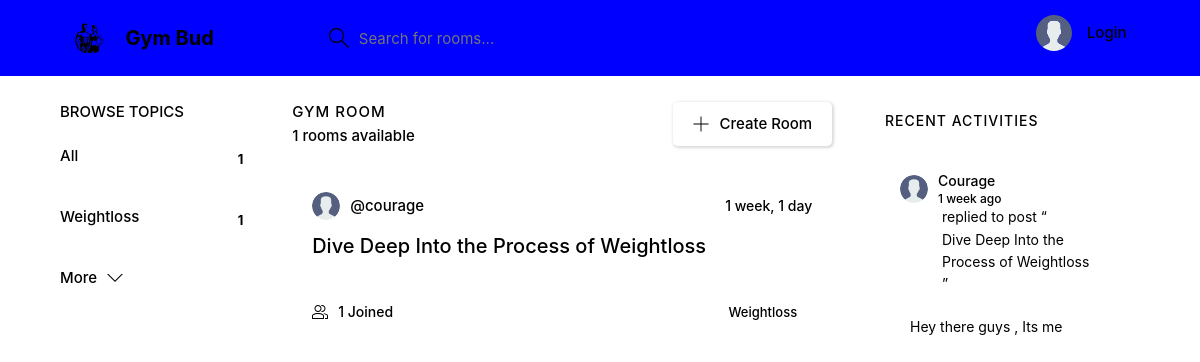
/, run on an earlier commit of the app's database.
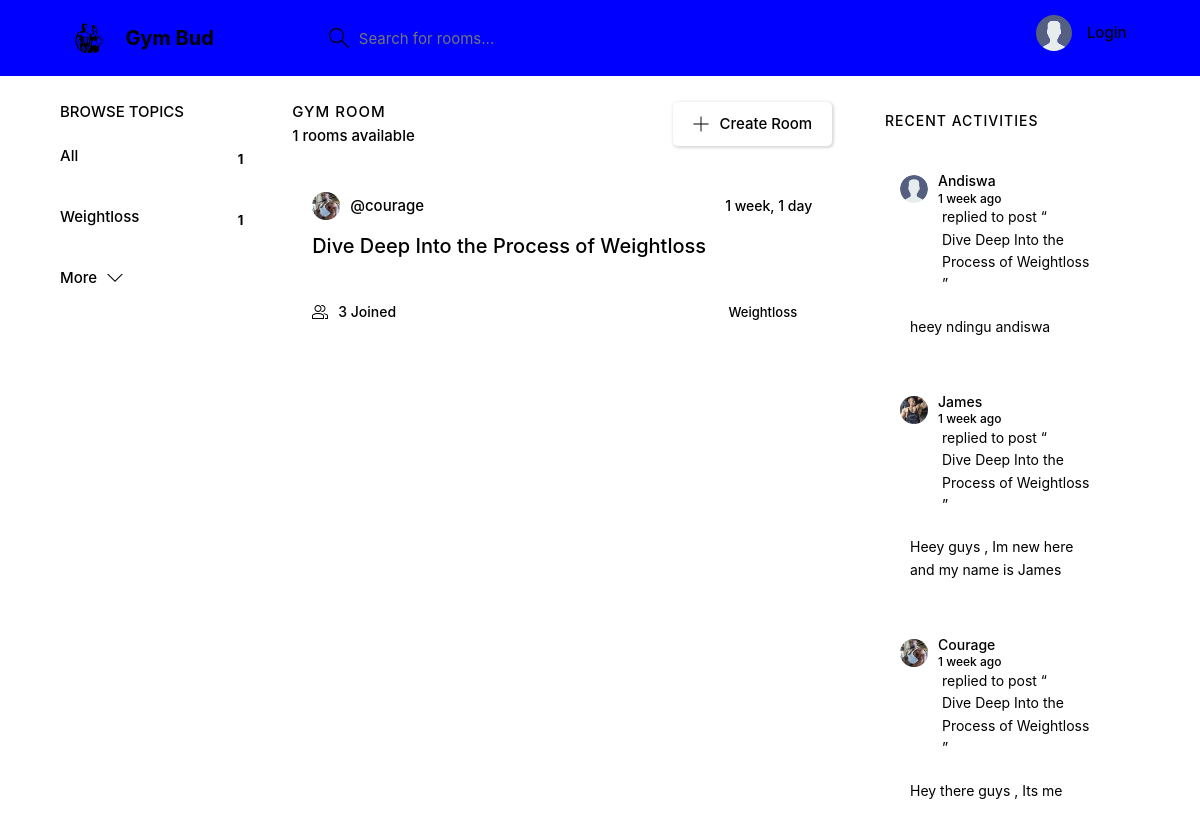
And on a later commit of the database.
### gym_bud_app/models.py (models this page shows, shortened)
class Topic(models.Model):
    name = models.CharField(max_length=200)

class Room(models.Model):
    host = models.ForeignKey(User, models.SET_NULL, null=True)
    topic = models.ForeignKey(Topic, models.SET_NULL, null=True)
    name = models.CharField(max_length=200)
    description = models.TextField(null=True, blank=True)
    participants = models.ManyToManyField(User, related_name='participants', blank=True)
    updated = models.DateTimeField(auto_now=True)
    created = models.DateTimeField(auto_now_add=True)
    class Meta:
        ordering = ['-updated','-created']
    def __str__(self):
        return self.name

class User(AbstractUser):
    name = models.CharField(max_length=200,null=True)
    email = models.EmailField(unique=True)
    bio = models.TextField(null=True)
    avatar = models.ImageField(null=True, default="avatar.svg")
    USERNAME_FIELD = 'email'
    REQUIRED_FIELDS = []

class Message(models.Model):
    user = models.ForeignKey(User, on_delete=models.CASCADE)
    room = models.ForeignKey(Room, on_delete=models.CASCADE)
    body = models.TextField()
    update = models.DateTimeField(auto_now=True)
    created = models.DateTimeField(auto_now_add=True)
    class Meta:
        ordering = ['-created']

### gym_bud_app/views.py (the view)
# urls.py: 2. Add a URL to urlpatterns:  path('', views.home, name='home')
def home(request):
    q = request.GET.get('q') if request.GET.get('q') != None else ""
    rooms = Room.objects.filter(Q(topic__name__icontains=q) | Q(name__icontains=q) | Q(description__icontains=q))
    topics = Topic.objects.all()[0:5]
    room_messages = Message.objects.filter(Q(room__topic__name__icontains=q))
    room_count = rooms.count()
    context = {'rooms': rooms}
    return render(request,'base/home.html', {'rooms': rooms, 'topics': topics,'room_count': room_count, 'room_messages': room_messages})

### gym_bud_app/templates/base/home.html (shortened to what this page needs)
{% extends 'main.html' %} {% block content %}
<main class="layout layout--3">
  <div class="container">
    {% include 'base/topics_component.html' %}
    <div class="roomList">
      <div class="roomList__header">
        <div>
          <h2>Gym Room</h2>
          <p>{{rooms.count}} rooms available</p>
        </div>
        <a class="btn btn--main" href="{% url 'create-room' %}">
          <svg
            version="1.1"
            xmlns="http://www.w3.org/2000/svg"
            width="32"
            height="32"
            viewBox="0 0 32 32"
          >
            <title>add</title>
            <path
              d="M16.943 0.943h-1.885v14.115h-14.115v1.885h14.115v14.115h1.885v-14.115h14.115v-1.885h-14.115v-14.115z"
            ></path>
          </svg>
          Create Room
        </a>
      </div>
      {% include 'base/feed_component.html' %}
    </div>
    {% include 'base/activity_component.html' %}
  </div>
</main>
{% endblock %}

### gym_bud_app/templates/base/topics_component.html
<div class="topics">
  <div class="topics__header">
    <h2>Browse Topics</h2>
  </div>
  <ul class="topics__list">
    <li>
      <a href="{% url 'home' %}" class="active"
        >All <span>{{topics.count}}</span></a
      >
    </li>
    {% for topic in topics %}
    <li>
      <a href="{% url 'home' %}?q={{topic.name}}"
        >{{topic.name}}<span>{{topic.room_set.all.count}}</span></a
      >
    </li>
    {% endfor %}
  </ul>
  <a class="btn btn--link" href="{% url 'topics' %}">
    More
    <svg
      version="1.1"
      xmlns="http://www.w3.org/2000/svg"
      width="32"
      height="32"
      viewBox="0 0 32 32"
    >
      <title>chevron-down</title>
      <path d="M16 21l-13-13h-3l16 16 16-16h-3l-13 13z"></path>
    </svg>
  </a>
</div>

### gym_bud_app/templates/base/feed_component.html (shortened to what this page needs)
{% for room in rooms %}
<div class="roomListRoom">
  <div class="roomListRoom__header">
    <a
      href="{% url 'user-profile' room.host.id %}"
      class="roomListRoom__author"
    >
      <div class="avatar avatar--small">
        <img src="{{room.host.avatar.url}}" />
      </div>
      <span>@{{room.host.username}}</span>
    </a>
    <div class="roomListRoom__actions">
      <span>{{room.created|timesince}}</span>
    </div>
  </div>
  <div class="roomListRoom__content">
    <a href="{% url 'room' room.id %}">{{room.name}}</a>
  </div>
  <div class="roomListRoom__meta">
    <a href="{% url 'room' room.id %}" class="roomListRoom__joined">
      {{room.participants.all.count}} Joined
    </a>
    <p class="roomListRoom__topic">{{room.topic.name}}</p>
  </div>
</div>
{% endfor %}

### gym_bud_app/templates/base/activity_component.html (shortened to what this page needs)
<div class="activities">
  <div class="activities__header">
    <h2>Recent Activities</h2>
  </div>
  {% for message in room_messages %}
  <div class="activities__box">
    <div class="activities__boxHeader roomListRoom__header">
      <a
        href="{% url 'user-profile' message.user.id %}"
        class="roomListRoom__author"
      >
        <div class="avatar avatar--small">
          <img src="{{message.user.avatar.url}}" />
        </div>
        <p>
          {{message.user.username|capfirst}}
          <span>{{message.created|timesince}} ago</span>
        </p>
      </a>
    </div>
    <div class="activities__boxContent">
      <p>
        replied to post “<a href="{% url 'room' message.room.id %}"
          >{{message.room}}</a
        >”
      </p>
      <div class="activities__boxRoomContent">{{message.body}}</div>
    </div>
  </div>
  {% endfor %}
</div>

What changed in the data, as far as the page shows it:
changed through a linked row, Room "Dive Deep Into the Process of Weightloss": host.avatar: picture added in place of a placeholder; participants.all.count "1" → "3"
added Message: user.avatar (placeholder picture), user.username "Andiswa", created "1 week", room "Dive Deep Into the Process of Weightloss", body "heey ndingu andiswa"
added Message: user.avatar (picture), user.username "James", created "1 week", room "Dive Deep Into the Process of Weightloss", body "Heey guys , Im new here and my name is James"
changed through a linked row, Message "Hey there guys , Its me": user.avatar: picture added in place of a placeholder
